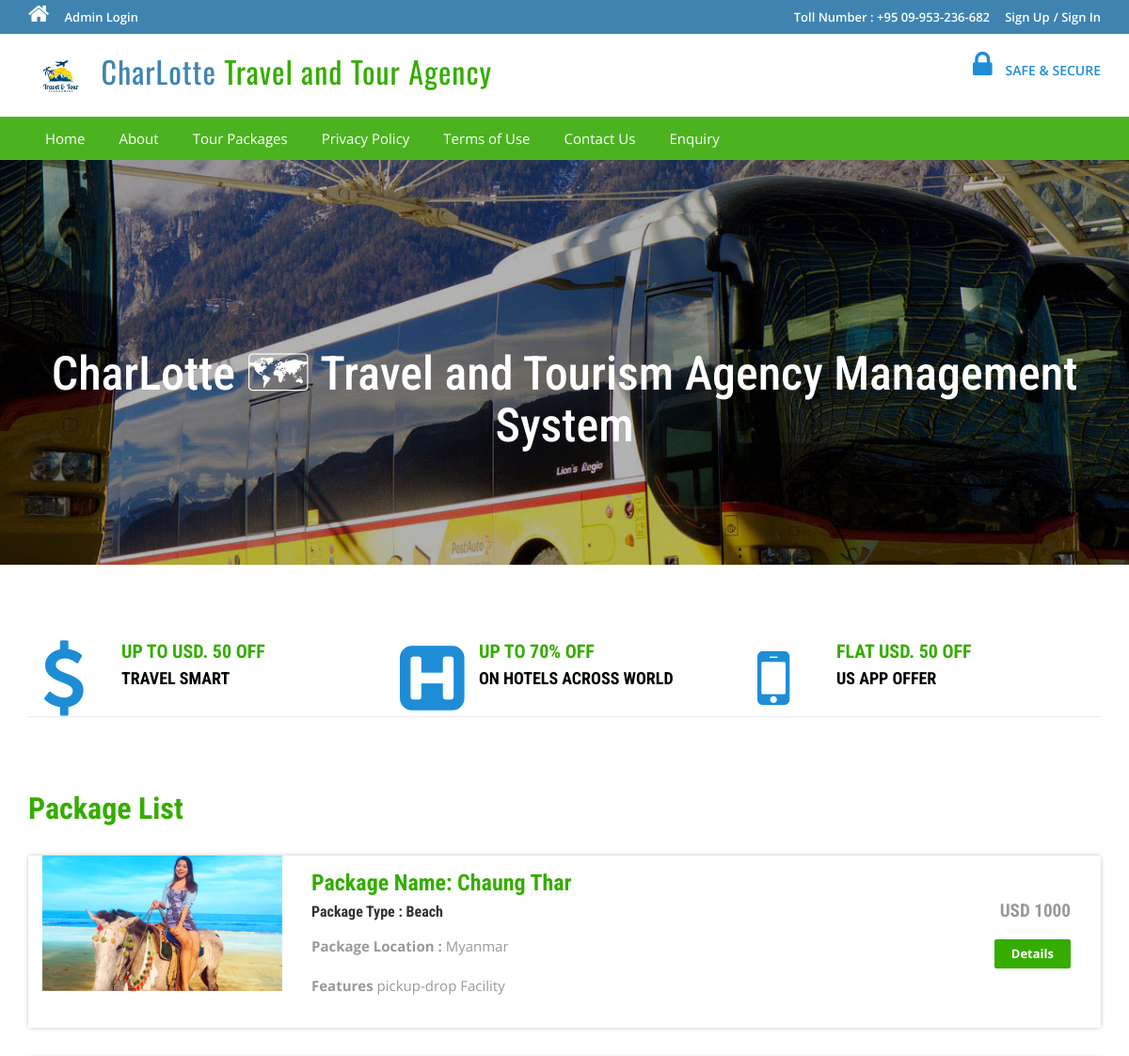
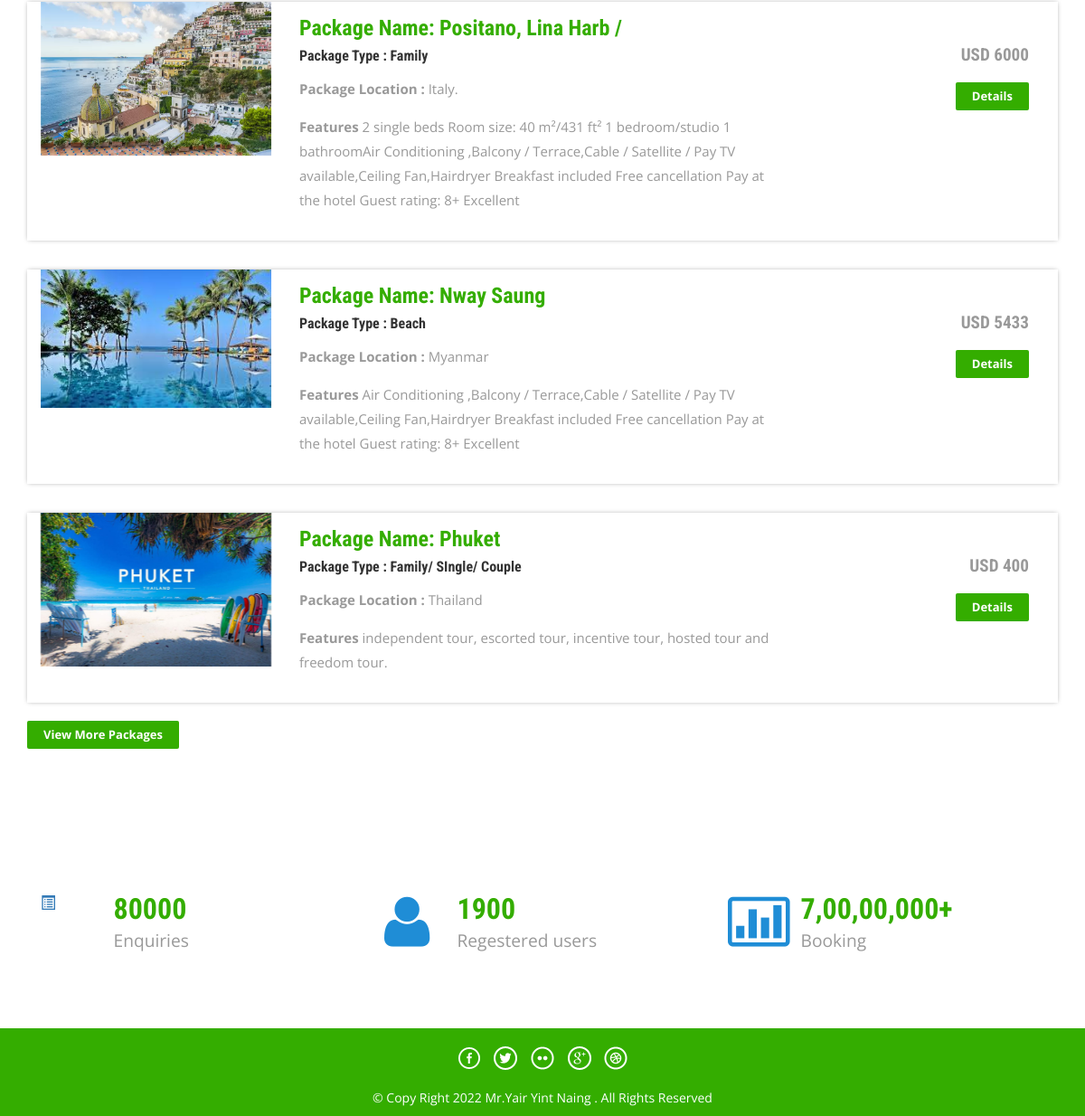
The page / on the database its author committed (2 pictures, top to bottom).
### tables this page shows
CREATE TABLE `tbltourpackages` (
  `PackageId` int(11) NOT NULL,
  `PackageName` varchar(200) DEFAULT NULL,
  `PackageType` varchar(150) DEFAULT NULL,
  `PackageLocation` varchar(100) DEFAULT NULL,
  `PackagePrice` int(11) DEFAULT NULL,
  `PackageFetures` varchar(255) DEFAULT NULL,
  `PackageDetails` mediumtext DEFAULT NULL,
  `PackageImage` varchar(100) DEFAULT NULL,
  `Creationdate` timestamp NULL DEFAULT current_timestamp(),
  `UpdationDate` timestamp NULL DEFAULT NULL ON UPDATE current_timestamp()
);

### index.php (the view, shortened to what this page needs)
<?php
include('includes/config.php');
?>
<!DOCTYPE HTML>
<html>
<head>
<link href="css/bootstrap.css" rel='stylesheet' type='text/css' />
<link href="css/style.css" rel='stylesheet' type='text/css' />
<link href="css/font-awesome.css" rel="stylesheet">
<link href="css/animate.css" rel="stylesheet" type="text/css" media="all">
</head>
<body>
<?php include('includes/header.php');?>
<div class="banner">
	<div class="container">
		<h1 class="wow zoomIn animated animated" data-wow-delay=".5s" style="visibility: visible; animation-delay: 0.5s; animation-name: zoomIn;"> CharLotte 🗺 Travel and Tourism Agency Management System </h1>
	</div>
</div>
<div class="container">
	<div class="rupes">
		<div class="col-md-4 rupes-left wow fadeInDown animated animated" data-wow-delay=".5s" style="visibility: visible; animation-delay: 0.5s; animation-name: fadeInDown;">
			<div class="rup-left">
				<a href="http://www.travelsmartvip.com"><i class="fa fa-usd"></i></a>
			</div>
			<div class="rup-rgt">
				<h3>UP TO USD. 50 OFF</h3>
				<h4><a href="http://www.travelsmartvip.com">TRAVEL SMART</a></h4>
			</div>
				<div class="clearfix"></div>
		</div>
		<div class="col-md-4 rupes-left wow fadeInDown animated animated" data-wow-delay=".5s" style="visibility: visible; animation-delay: 0.5s; animation-name: fadeInDown;">
			<div class="rup-left">
				<a href="https://www.booking.com"><i class="fa fa-h-square"></i></a>
			</div>
			<div class="rup-rgt">
				<h3>UP TO 70% OFF</h3>
				<h4><a href="https://www.booking.com">ON HOTELS ACROSS WORLD</a></h4>
			</div>
				<div class="clearfix"></div>
		</div>
		<div class="col-md-4 rupes-left wow fadeInDown animated animated" data-wow-delay=".5s" style="visibility: visible; animation-delay: 0.5s; animation-name: fadeInDown;">
			<div class="rup-left">
				<a href="https://play.google.com/store/apps/details?id=ctrip.english&hl=en&gl=US"><i class="fa fa-mobile"></i></a>
			</div>
			<div class="rup-rgt">
				<h3>FLAT USD. 50 OFF</h3>
				<h4><a href="https://play.google.com/store/apps/details?id=ctrip.english&hl=en&gl=US">US APP OFFER</a></h4>
			</div>
				<div class="clearfix"></div>
		</div>
	</div>
</div>
<div class="container">
	<div class="holiday">
	<h3>Package List</h3>
<?php $sql = "SELECT * from tbltourpackages order by rand() limit 4";
$query = $dbh->prepare($sql);
$query->execute();
$results=$query->fetchAll(PDO::FETCH_OBJ);
if($query->rowCount() > 0)
{
foreach($results as $result)
{	?>
			<div class="rom-btm">
				<div class="col-md-3 room-left wow fadeInLeft animated" data-wow-delay=".5s">
					<img src="admin/pacakgeimages/<?php echo htmlentities($result->PackageImage);?>" class="img-responsive" alt="">
				</div>
				<div class="col-md-6 room-midle wow fadeInUp animated" data-wow-delay=".5s">
					<h4>Package Name: <?php echo htmlentities($result->PackageName);?></h4>
					<h6>Package Type : <?php echo htmlentities($result->PackageType);?></h6>
					<p><b>Package Location :</b> <?php echo htmlentities($result->PackageLocation);?></p>
					<p><b>Features</b> <?php echo htmlentities($result->PackageFetures);?></p>
				</div>
				<div class="col-md-3 room-right wow fadeInRight animated" data-wow-delay=".5s">
					<h5>USD <?php echo htmlentities($result->PackagePrice);?></h5>
					<a href="package-details.php?pkgid=<?php echo htmlentities($result->PackageId);?>" class="view">Details</a>
				</div>
				<div class="clearfix"></div>
			</div>
<?php }} ?>
<div><a href="package-list.php" class="view">View More Packages</a></div>
</div>
	</div>
<div class="routes">
	<div class="container">
		<div class="col-md-4 routes-left wow fadeInRight animated" data-wow-delay=".5s">
			<div class="rou-left">
				<a href="#"><i class="glyphicon glyphicon-list-alt"></i></a>
			</div>
			<div class="rou-rgt wow fadeInDown animated" data-wow-delay=".5s">
				<h3>80000</h3>
				<p>Enquiries</p>
			</div>
				<div class="clearfix"></div>
		</div>
		<div class="col-md-4 routes-left">
			<div class="rou-left">
				<a href="#"><i class="fa fa-user"></i></a>
			</div>
			<div class="rou-rgt">
				<h3>1900</h3>
				<p>Regestered users</p>
			</div>
				<div class="clearfix"></div>
		</div>
		<div class="col-md-4 routes-left wow fadeInRight animated" data-wow-delay=".5s">
			<div class="rou-left">
				<a href="#"><i class="fa fa-ticket"></i></a>
			</div>
			<div class="rou-rgt">
				<h3>7,00,00,000+</h3>
				<p>Booking</p>
			</div>
				<div class="clearfix"></div>
		</div>
		<div class="clearfix"></div>
	</div>
</div>
<?php include('includes/footer.php');?>
</body>
</html>

### css/style.css (style rules this page uses)
html, body { font-size: 100%; background: #fff; font-family: 'Open Sans', sans-serif; }
body a,.grid_1,plan_1,plan_1.one,plan_1.two,i.icon1, i.icon2, i.icon3, i.icon4, i.icon5, i.icon6 { transition:0.5s all; -webkit-transition:0.5s all; -moz-transition:0.5s all; -o-transition:0.5s all; -ms-transition:0.5s all; }
h1,h2,h3,h4,h5,h6 { margin:0; font-family: 'Roboto Condensed', sans-serif; }
p { margin:0; }
.banner { background: url(../images/3.jpg)no-repeat; background-size: cover; -webkit-background-size: cover; -o-background-size: cover; -ms-background-size: cover; -moz-background-size: cover; min-height: 430px; }
.banner h1 { font-size: 50px; margin-bottom: 40px; padding: 4em 0 0; text-align: center; color: #ffffff; }
.rup-left { float: left; width: 24%; }
.rup-rgt { float: left; width: 76%; }
.rupes { padding: 5em 0; border-top: 1px solid rgba(236, 236, 236, 0.9); border-bottom: 1px solid rgba(236, 236, 236, 0.9); }
i.fa.fa-usd { font-size: 5em; color: #1f8dd6; }
i.fa.fa-h-square { font-size: 5em; color: #1f8dd6; }
i.fa.fa-mobile { font-size:5em; color: #1f8dd6; }
.rupes h3 { font-size: 20px; color: #34ad00; font-weight: 700; }
.rupes h4 { font-size: 18px; margin: 8px 0; font-weight: 700; }
.rupes h4 a { color: #000000; }
.rup-left a { display: inline-block; }
.routes { padding: 5em 0; }
.rou-left { float: left; width: 23%; }
.rou-rgt { float: left; width: 70%; }
i.fa.fa-truck,i.fa.fa-user,i.fa.fa-ticket { font-size: 4em; color:#1f8dd6; }
.routes h3 { font-size: 2em; font-weight: 700; color: #34ad00; }
.routes p { font-size: 1.2em; color: #999; line-height: 1.8em; }
.holiday { padding: 5em 0; }
.holiday h3 { font-size: 2em; font-weight: 700; color: #34ad00; }
.holiday p { font-size: 1.2em; line-height: 1.8em; margin: 1em 0; color: #999; }
a.view { padding: 6px 18px; font-weight: 700; color: #fff; background-color: #34ad00; border: 0; font-size: 13px; border-radius: 2px; -webkit-transition: all .2s; -moz-transition: all .2s; transition: all .2s; margin-top: 20px; display: inline-block; }
.rom-btm { margin-top: 2em; box-shadow: 0px 0px 5px -1px rgba(0, 0, 0, 0.37); }
.rom-btm h4 { font-size: 1.5em; font-weight: 700; color: #34ad00; }
.rom-btm p { font-size: 15px; color: #999; }
.rom-btm h6 { font-size: 1em; font-weight: 700; margin: 0.5em 0; }
.room-right { text-align: right; padding: 3em 2em; }
.room-midle { padding: 1em; }
.rom-btm h5 { font-size: 1.2em; font-weight: 700; color: #999; }
.glyphicon { position: relative; top: 1px; display: inline-block; font-family: 'Glyphicons Halflings'; font-style: normal; font-weight: normal; line-height: 1; -webkit-font-smoothing: antialiased; -moz-osx-font-smoothing: grayscale; }

### rows shown on the page
tbltourpackages: PackageImage (placeholder picture), PackageName "Chaung Thar", PackageType "Beach", PackageLocation "Myanmar", PackageFetures "pickup-drop Facility", PackagePrice "1000"
tbltourpackages: PackageImage (picture), PackageName "Positano, Lina Harb /", PackageType "Family", PackageLocation "Italy.", PackageFetures "2 single beds Room size: 40 m²/431 ft² 1 bedroom/studio 1 bathroomAir Conditioning ,Balcony / Terrace,Cable / Satellite / Pay TV available,Ceiling Fan,Hairdryer Breakfast included Free cancellation Pay at the hotel Guest rating: 8+ Excellent", PackagePrice "6000"
tbltourpackages: PackageImage (picture), PackageName "Nway Saung", PackageType "Beach", PackageLocation "Myanmar", PackageFetures "Air Conditioning ,Balcony / Terrace,Cable / Satellite / Pay TV available,Ceiling Fan,Hairdryer Breakfast included Free cancellation Pay at the hotel Guest rating: 8+ Excellent", PackagePrice "5433"
tbltourpackages: PackageImage (picture), PackageName "Phuket", PackageType "Family/ SIngle/ Couple", PackageLocation "Thailand", PackageFetures "independent tour, escorted tour, incentive tour, hosted tour and freedom tour.", PackagePrice "400"
